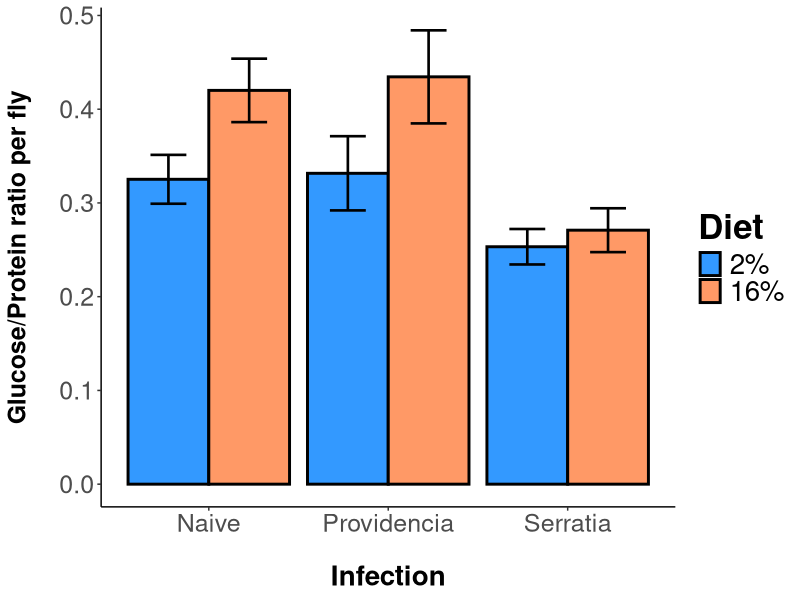
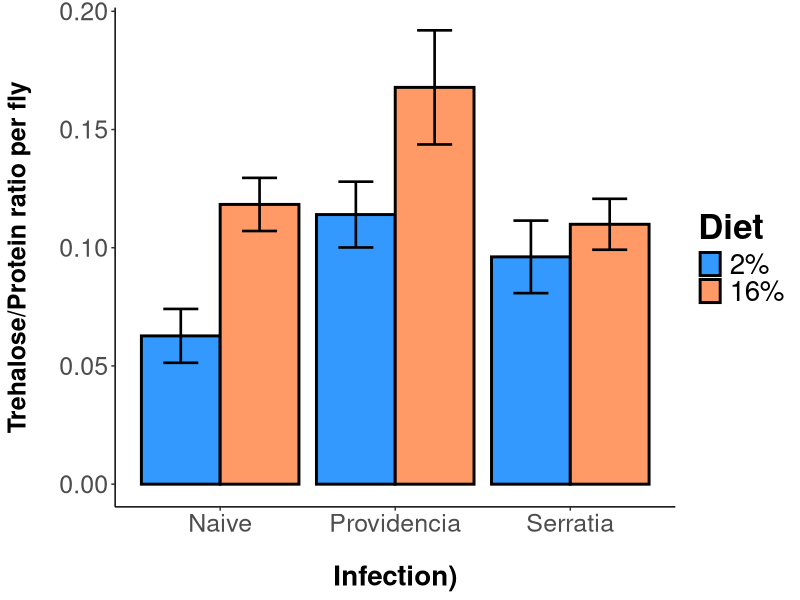
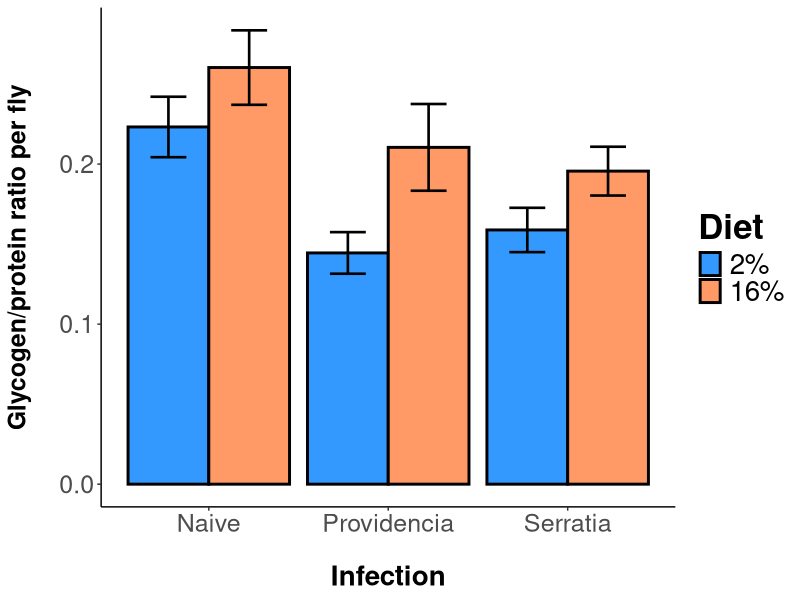

Recreate these plots in R, in order. (Note: this script raises an error after producing the figures.)
##barplots + stats for nutrient indices in uninfected and providencia/serratia infected flies 24-hpi

##Set working directory
setwd("C:/Users/amd439/Box/Darby_Drea/Projects/Sucrose-diet-variation-2021/nutrient_stores/Thesis Data")

#load in required libraries
library(ggplot2)
library(emmeans)
library(lsmeans)
library(multcompView)
#CLD function
library(multcomp)
library(emmeans)
library(ggplot2)
library(scales)
library(ggrepel)
library(dplyr)
library(tidyr)
library(lme4)
library(lmerTest)


#load in csv files
df = read.csv("pooled_blocks.csv", header = T)

#relevel diet 
df$Diet <-as.factor(df$Diet)
df$Diet <- factor(df$Diet, levels = c("2%", "16%"))

#assign color for plots
plot_color = c( "#3399FF", "#FF9966" )


#glucose barplot
glucose_bar <- ggplot(data = df, aes(x=Infection, y= glucose_std_2, fill = Diet ))+
  geom_bar(stat="summary", fun.y = "mean", position = "dodge",colour = "black", size = 1) +
  geom_errorbar(stat = "summary", fun.data = "mean_se", position= position_dodge(.90), width = .4, size = .9)+
  #geom_point(aes(x = Diet, color = "black"), position = "jitter")+
  scale_fill_manual(values = plot_color)+
  scale_color_manual(values = "black")+
  labs(y = "Glucose/Protein ratio per fly", x = "Infection") +
  theme_classic()

#trehalose barplot
trehalose_bar <- ggplot(data = df, aes(x=Infection, y= trehalose.standard, fill = Diet ))+
  geom_bar(stat="summary", fun.y = "mean", position = "dodge",colour = "black", size = 1) +
  geom_errorbar(stat = "summary", fun.data = "mean_se", position= position_dodge(.90), width = .4, size = .9)+
 # geom_point(aes(x = Diet, color = "black"), position = "jitter")+
  scale_fill_manual(values = plot_color)+
  scale_color_manual(values = "black")+
  labs(y = "Trehalose/Protein ratio per fly",x = "Infection)") +
  theme_classic()


#glycogen barplot
glycogen_bar <- ggplot(data = df, aes(x= Infection, y= glycogen.standard, fill = Diet ))+
  geom_bar(stat="summary", fun.y = "mean", position = "dodge",colour = "black", size = 1) +
  geom_errorbar(stat = "summary", fun.data = "mean_se", position= position_dodge(.90), width = .4, size = .9)+
 # geom_point(aes(x = Diet, color = "black"), position = "jitter")+
  scale_fill_manual(values = plot_color)+
  labs(y = "Glycogen/protein ratio per fly", x = "Infection") +
  scale_color_manual(values = "black")+
  theme_classic()

###barplot outputs...................................................................................

glucose_bar + theme( #changes font size and face of the title of plot
  #plot.title=element_text(hjust = 0.5,size=14,face="bold"),
  axis.title.x = element_text(size = 20, family= "sans", face = "bold", margin = margin(t = 20, r = 20, b = 00, l = 0)), 
  axis.title.y = element_text(size = 18, family = "sans", face = "bold",margin = margin(t = 0, r = 20, b = 0, l = 0)), 
  axis.text.x = element_text(size = 18, family = "sans"), 
  axis.text.y = element_text(size = 18, family = "sans"),
  legend.text = element_text(size=20),
  #changes tile of legend size and face
  legend.title = element_text(size=25, face = 2))

trehalose_bar + theme( #changes font size and face of the title of plot
  #plot.title=element_text(hjust = 0.5,size=14,face="bold"),
  axis.title.x = element_text(size = 20, family= "sans", face = "bold", margin = margin(t = 20, r = 20, b = 00, l = 0)), 
  axis.title.y = element_text(size = 18, family = "sans", face = "bold",margin = margin(t = 0, r = 20, b = 0, l = 0)), 
  axis.text.x = element_text(size = 18, family = "sans"), 
  axis.text.y = element_text(size = 18, family = "sans"),
  legend.text = element_text(size=20),
  #changes tile of legend size and face
  legend.title = element_text(size=25, face = 2))

glycogen_bar + theme( #changes font size and face of the title of plot
  #plot.title=element_text(hjust = 0.5,size=14,face="bold"),
  axis.title.x = element_text(size = 20, family= "sans", face = "bold", margin = margin(t = 20, r = 20, b = 00, l = 0)), 
  axis.title.y = element_text(size = 18, family = "sans", face = "bold",margin = margin(t = 0, r = 20, b = 0, l = 0)), 
  axis.text.x = element_text(size = 18, family = "sans"), 
  axis.text.y = element_text(size = 18, family = "sans"),
  legend.text = element_text(size=20),
  #changes tile of legend size and face
  legend.title = element_text(size=25, face = 2))




####### stats

##general model lmer(nutrient~ Diet * Infection + Diet + (1|Block), data = df)

## glucose   #############################   

glu_lmer<- lmer(glucose_std_2~ Diet * Infection + Diet + (1|Block), data = df)

#posthoc pairwise comparisons across all infection and diet treatments
glumer_emm<-emmeans(glu_lmer, pairwise ~ Diet: Infection)

#posthoc pairwise comparisons between diet within infection
glumer_emm1<-emmeans(glu_lmer, pairwise ~ Diet|Infection)
glumer_emm1

#posthoc pairwise comparisons between infection within diet
glumer_emm2 <- emmeans(glu_lmer, pairwise ~ Infection|Diet)
glumer_emm2

####### trehalose stats  #############################################


#linear mixed effects regression
tre.lmer  <- lmer(trehalose.standard~  Diet * Infection + Diet + (1|Block)  , data = df)
tre.lm <-lm(trehalose)
#gives contrasts for each condition
tre_emm1<- emmeans(tre.lmer, pairwise ~ Infection : Diet)
tre_emm1


#pairwise contrast of infection within diet
tre_emm2<- emmeans(tre.lmer, pairwise ~ Infection | Diet)

tre_emm2

#pairwise contrast of diet within infection
tre_emm3 <- emmeans(tre.lmer, pairwise ~ Diet | Infection)
tre_emm3


########### glycogen  stats 

gly.lmer  <- lmer(glycogen.standard~ Diet * Infection + Diet + (1|Block)  , data = df)

#gives contrasts for each condition
gly_emm1<- emmeans(gly.lmer, pairwise ~ Infection : Diet)
gly_emm1

#pairwise contrast of infection within diet
gly_emm2<- emmeans(gly.lmer, pairwise ~ Infection | Diet)
gly_emm2

#pairwise contrast of diet within infection
gly_emm3 <- emmeans(gly.lmer, pairwise ~ Diet | Infection)
gly_emm3
